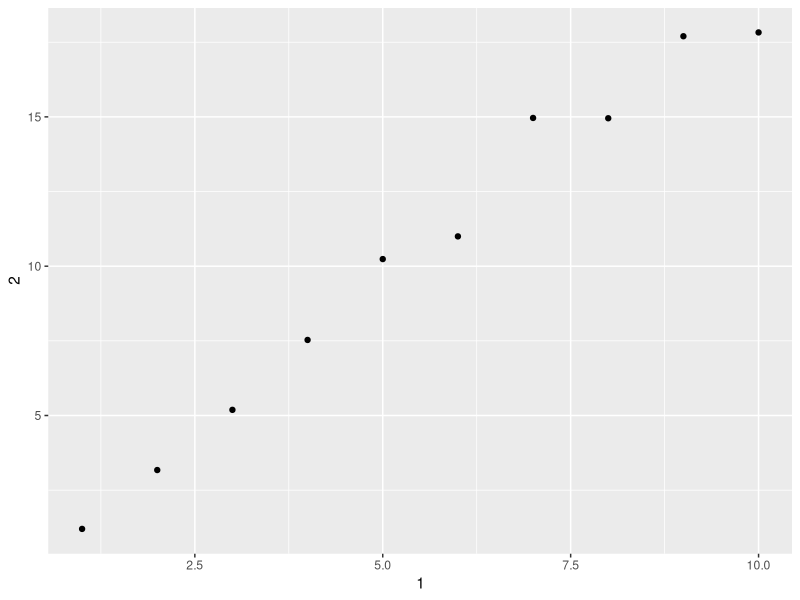

This figure's R source:
# Created by: mlleg
# Created on: 11.08.2020

rm(list = ls())
library(tidyverse)

#1
class(iris)
tb <- as_tibble(iris)
class(tb)

#2
df <- data.frame(abc = 1, xyz = 'a')
df$x
df[, 'xyz']
df[, c('abc', 'xyz')]
## tibble doesn't accept partial matching
tb <- tibble(abc = 1, xyz = 'a')
tb$xyz
tb[, 'xyz']
tb[, c('abc', 'xyz')]

#4
annoying <- tibble(
  `1` = 1:10,
  `2` = `1` * 2 + rnorm(length(`1`))
)
annoying$`1`
ggplot(annoying, aes(x = `1`, y = `2`)) +
  geom_point()

annoying$`3` <- annoying$`2` / annoying$`1`
annoying <- annoying %>% rename('one' = `1`, 'two' = `2`, 'three' = `3`)

#5
?enframe